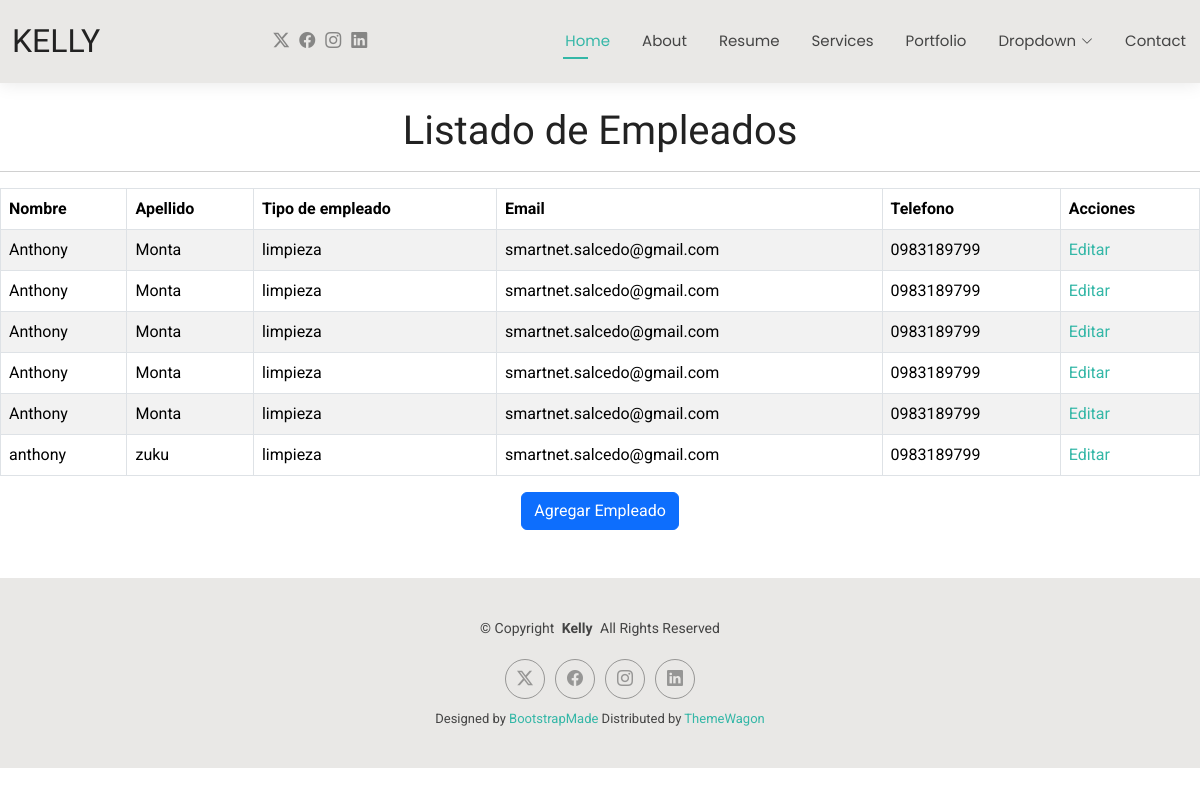
Page /empleado on the earlier database version.
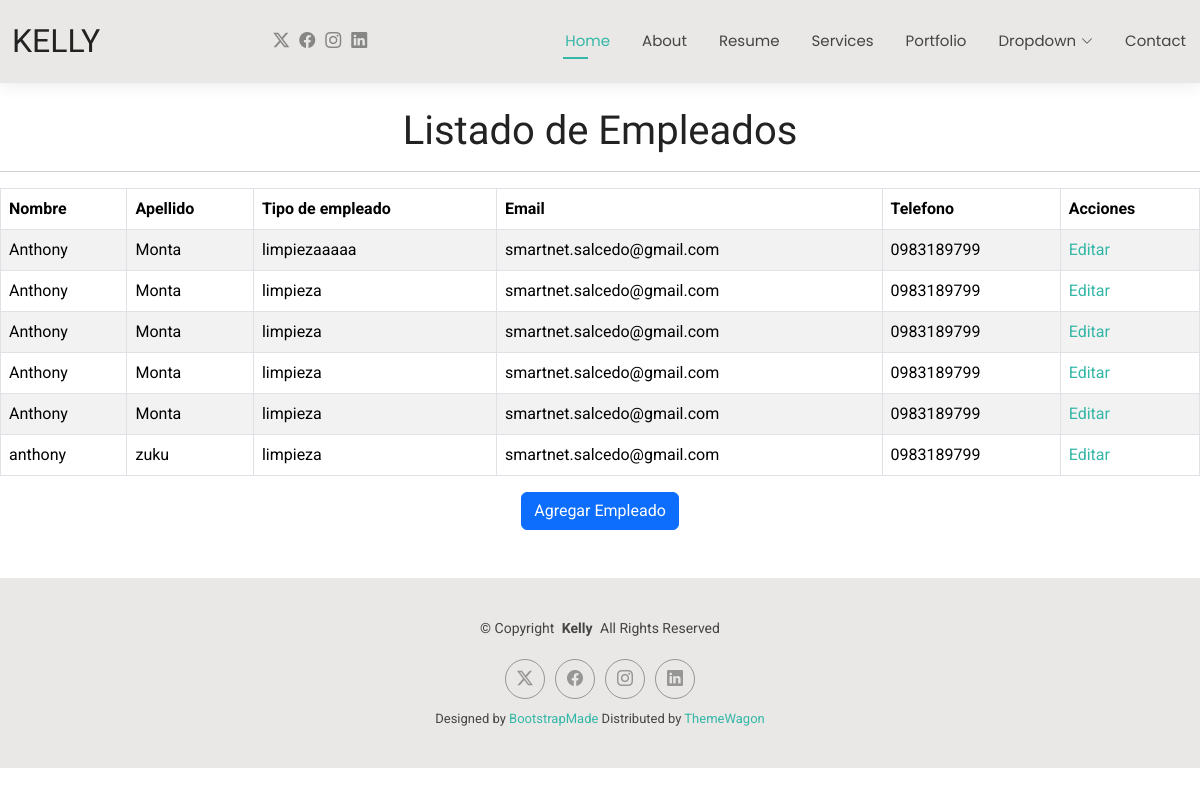
Same page on the later database version.
### Aplicaciones/Empleado/models.py (models this page shows, shortened)
class Empleado(models.Model):
    nombre = models.CharField(max_length=100)
    apellido = models.CharField(max_length=100)
    tipo_empleado = models.CharField(max_length=50)
    email = models.EmailField()
    telefono = models.CharField(max_length=20)

### Aplicaciones/Empleado/views.py (the view)
# urls.py: path('', RedirectView.as_view(url=reverse_lazy('empleado'),permanent=False)),
def empleado(request):
    lista_empleados = Empleado.objects.all()
    return render(request, 'empleado.html', {'lista_empleados': lista_empleados})

### Aplicaciones/Empleado/templates/empleado.html
{% extends "plantillas.html" %}
{% load static %}
{% block body %}
<br>
<h1 class="text-center">Listado de Empleados</h1>
<hr>
<table class="table table-bordered table-striped table-hover ">
    <thead>
        <tr>
            <th>Nombre</th>
            <th>Apellido</th>
            <th>Tipo de empleado</th>
            <th>Email</th>
            <th>Telefono</th>
            <th>Acciones</th>
        </tr>
    </thead>
    <tbody>
        {% for empleado in lista_empleados %}
        <tr>
            <td>{{ empleado.nombre }}</td>
            <td>{{ empleado.apellido }}</td>
            <td>{{ empleado.tipo_empleado }}</td>
            <td>{{ empleado.email }}</td>
            <td>{{ empleado.telefono }}</td>
            <td><a href="{% url 'editarEmpleado' empleado.id %}">Editar</a></td>
        </tr>
        {% endfor %}
    </tbody>
</table>
<div class="text-center ">
    <a href="nuevoEmpleado" class="btn btn-primary " >
        Agregar Empleado
    </a>
</div>
<br>
<br>
{% endblock %}

Differences in the rows shown:
changed Empleado: tipo_empleado "limpieza" → "limpiezaaaaa"
